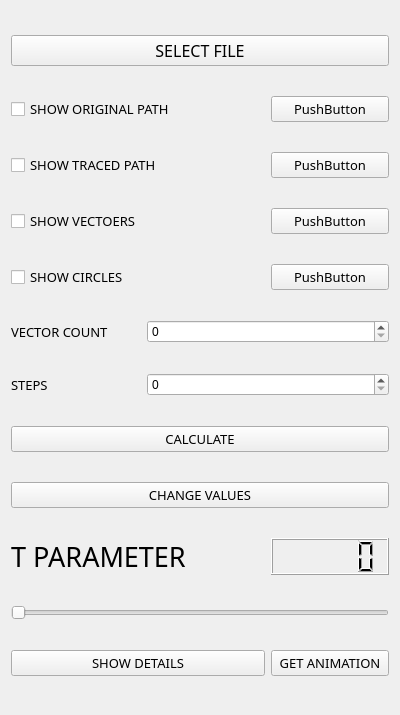
<?xml version="1.0" encoding="UTF-8"?>
<ui version="4.0">
 <class>edge_tracing_widget</class>
 <widget class="QWidget" name="edge_tracing_widget">
  <property name="geometry">
   <rect>
    <x>0</x>
    <y>0</y>
    <width>400</width>
    <height>715</height>
   </rect>
  </property>
  <property name="windowTitle">
   <string>Form</string>
  </property>
  <layout class="QGridLayout" name="gridLayout">
   <item row="0" column="0" colspan="3">
    <widget class="QPushButton" name="select_file_b">
     <property name="minimumSize">
      <size>
       <width>0</width>
       <height>30</height>
      </size>
     </property>
     <property name="font">
      <font>
       <family>Bahnschrift SemiBold</family>
       <pointsize>12</pointsize>
       <kerning>false</kerning>
      </font>
     </property>
     <property name="cursor">
      <cursorShape>PointingHandCursor</cursorShape>
     </property>
     <property name="text">
      <string>SELECT FILE</string>
     </property>
    </widget>
   </item>
   <item row="1" column="0" colspan="2">
    <widget class="QCheckBox" name="show_original_path_rb">
     <property name="font">
      <font>
       <family>Bahnschrift Light SemiCondensed</family>
       <pointsize>10</pointsize>
      </font>
     </property>
     <property name="cursor">
      <cursorShape>PointingHandCursor</cursorShape>
     </property>
     <property name="text">
      <string>SHOW ORIGINAL PATH</string>
     </property>
    </widget>
   </item>
   <item row="1" column="2">
    <widget class="QPushButton" name="original_path_colour">
     <property name="font">
      <font>
       <family>Bahnschrift Light SemiCondensed</family>
       <pointsize>10</pointsize>
      </font>
     </property>
     <property name="cursor">
      <cursorShape>PointingHandCursor</cursorShape>
     </property>
     <property name="text">
      <string>PushButton</string>
     </property>
    </widget>
   </item>
   <item row="2" column="0" colspan="2">
    <widget class="QCheckBox" name="show_traced_path_rb">
     <property name="font">
      <font>
       <family>Bahnschrift Light SemiCondensed</family>
       <pointsize>10</pointsize>
      </font>
     </property>
     <property name="cursor">
      <cursorShape>PointingHandCursor</cursorShape>
     </property>
     <property name="text">
      <string>SHOW TRACED PATH</string>
     </property>
    </widget>
   </item>
   <item row="2" column="2">
    <widget class="QPushButton" name="traced_path_colour">
     <property name="font">
      <font>
       <family>Bahnschrift Light SemiCondensed</family>
       <pointsize>10</pointsize>
      </font>
     </property>
     <property name="cursor">
      <cursorShape>PointingHandCursor</cursorShape>
     </property>
     <property name="text">
      <string>PushButton</string>
     </property>
    </widget>
   </item>
   <item row="3" column="0">
    <widget class="QCheckBox" name="show_vectors_rb">
     <property name="font">
      <font>
       <family>Bahnschrift Light SemiCondensed</family>
       <pointsize>10</pointsize>
      </font>
     </property>
     <property name="cursor">
      <cursorShape>PointingHandCursor</cursorShape>
     </property>
     <property name="text">
      <string>SHOW VECTOERS</string>
     </property>
    </widget>
   </item>
   <item row="3" column="2">
    <widget class="QPushButton" name="vectors_colour">
     <property name="font">
      <font>
       <family>Bahnschrift Light SemiCondensed</family>
       <pointsize>10</pointsize>
      </font>
     </property>
     <property name="cursor">
      <cursorShape>PointingHandCursor</cursorShape>
     </property>
     <property name="text">
      <string>PushButton</string>
     </property>
    </widget>
   </item>
   <item row="4" column="0">
    <widget class="QCheckBox" name="show_circles_rb">
     <property name="font">
      <font>
       <family>Bahnschrift Light SemiCondensed</family>
       <pointsize>10</pointsize>
      </font>
     </property>
     <property name="cursor">
      <cursorShape>PointingHandCursor</cursorShape>
     </property>
     <property name="text">
      <string>SHOW CIRCLES</string>
     </property>
    </widget>
   </item>
   <item row="4" column="2">
    <widget class="QPushButton" name="circles_colour">
     <property name="font">
      <font>
       <family>Bahnschrift Light SemiCondensed</family>
       <pointsize>10</pointsize>
      </font>
     </property>
     <property name="cursor">
      <cursorShape>PointingHandCursor</cursorShape>
     </property>
     <property name="text">
      <string>PushButton</string>
     </property>
    </widget>
   </item>
   <item row="5" column="0">
    <widget class="QLabel" name="vector_count_l">
     <property name="font">
      <font>
       <family>Bahnschrift Light SemiCondensed</family>
       <pointsize>10</pointsize>
      </font>
     </property>
     <property name="text">
      <string>VECTOR COUNT</string>
     </property>
    </widget>
   </item>
   <item row="5" column="1" colspan="2">
    <widget class="QSpinBox" name="vector_count_sb">
     <property name="cursor">
      <cursorShape>IBeamCursor</cursorShape>
     </property>
    </widget>
   </item>
   <item row="6" column="0">
    <widget class="QLabel" name="steps_l">
     <property name="font">
      <font>
       <family>Bahnschrift Light SemiCondensed</family>
       <pointsize>10</pointsize>
      </font>
     </property>
     <property name="text">
      <string>STEPS</string>
     </property>
    </widget>
   </item>
   <item row="6" column="1" colspan="2">
    <widget class="QSpinBox" name="steps_sb">
     <property name="cursor">
      <cursorShape>IBeamCursor</cursorShape>
     </property>
    </widget>
   </item>
   <item row="7" column="0" colspan="3">
    <widget class="QPushButton" name="calculate_b">
     <property name="font">
      <font>
       <family>Bahnschrift Light SemiCondensed</family>
       <pointsize>10</pointsize>
      </font>
     </property>
     <property name="cursor">
      <cursorShape>PointingHandCursor</cursorShape>
     </property>
     <property name="text">
      <string>CALCULATE</string>
     </property>
    </widget>
   </item>
   <item row="8" column="0" colspan="3">
    <widget class="QPushButton" name="change_values_b">
     <property name="font">
      <font>
       <family>Bahnschrift Light SemiCondensed</family>
       <pointsize>10</pointsize>
      </font>
     </property>
     <property name="cursor">
      <cursorShape>PointingHandCursor</cursorShape>
     </property>
     <property name="text">
      <string>CHANGE VALUES</string>
     </property>
    </widget>
   </item>
   <item row="9" column="0" colspan="2">
    <widget class="QLabel" name="t_parameter_l">
     <property name="sizePolicy">
      <sizepolicy hsizetype="Fixed" vsizetype="Fixed">
       <horstretch>0</horstretch>
       <verstretch>0</verstretch>
      </sizepolicy>
     </property>
     <property name="font">
      <font>
       <family>Bahnschrift SemiCondensed</family>
       <pointsize>20</pointsize>
      </font>
     </property>
     <property name="text">
      <string>T PARAMETER</string>
     </property>
     <property name="alignment">
      <set>Qt::AlignCenter</set>
     </property>
    </widget>
   </item>
   <item row="9" column="2">
    <widget class="QLCDNumber" name="t_parameter_lcd"/>
   </item>
   <item row="10" column="0" colspan="3">
    <widget class="QSlider" name="t_parameter_slider">
     <property name="cursor">
      <cursorShape>PointingHandCursor</cursorShape>
     </property>
     <property name="orientation">
      <enum>Qt::Horizontal</enum>
     </property>
    </widget>
   </item>
   <item row="11" column="0" colspan="2">
    <widget class="QPushButton" name="show_details_b">
     <property name="font">
      <font>
       <family>Bahnschrift Light SemiCondensed</family>
       <pointsize>10</pointsize>
      </font>
     </property>
     <property name="cursor">
      <cursorShape>PointingHandCursor</cursorShape>
     </property>
     <property name="text">
      <string>SHOW DETAILS</string>
     </property>
    </widget>
   </item>
   <item row="11" column="2">
    <widget class="QPushButton" name="get_animation_b">
     <property name="font">
      <font>
       <family>Bahnschrift Light SemiCondensed</family>
       <pointsize>10</pointsize>
      </font>
     </property>
     <property name="cursor">
      <cursorShape>PointingHandCursor</cursorShape>
     </property>
     <property name="text">
      <string>GET ANIMATION</string>
     </property>
    </widget>
   </item>
  </layout>
 </widget>
 <resources/>
 <connections/>
</ui>
